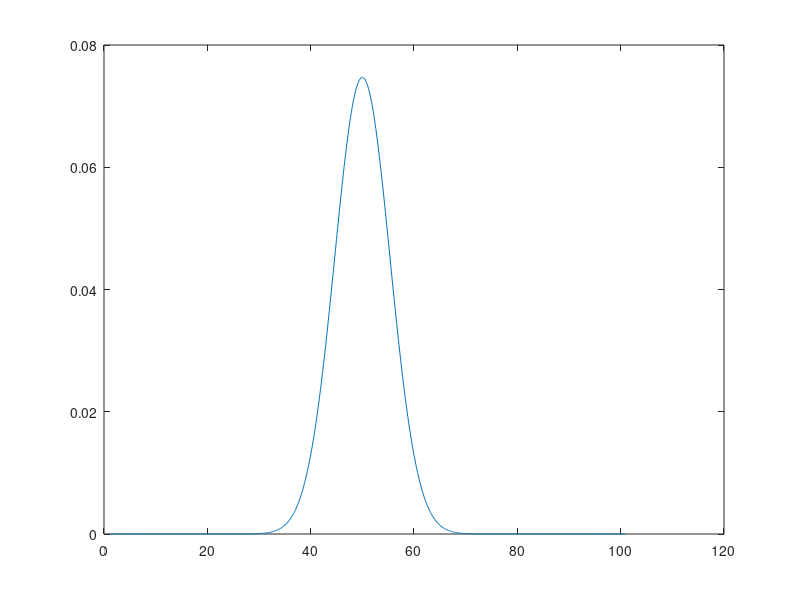

The MATLAB source for this figure: (Note: this script raises an error after producing the figure.)

clear all

init = [48 50.7 52 46 49 51 50 53.3];
fam =  [49 50.7 48 50.7 45.7 52.7 49.7 49 52 47.3];
bier = [51 51 48 48 42 52 46 48.8 44.8 48.3];
total = [init fam bier];
B = unique(total);

x = [1:0.1:101-0.1];

figure(1)
mu = mean(init);
vari = var(init);
fi = (1/sqrt(2*pi*vari^2))*exp(-(((x-mu).^2)/(2*vari^2)));
ci = cdf('Normal',x,mu,sqrt(vari));
plot(x,fi)
hold on
histogram(init, 8,'Normalization','probability')
xlabel('mean [\mu]')
grid on
legend('Initail','Location','northeast')
set(gca,'fontsize',12)

figure(2)
mu = mean(fam);
vari = var(fam);
ff = (1/sqrt(2*pi*vari^2))*exp(-(((x-mu).^2)/(2*vari^2)));
cf = cdf('Normal',x,mu,sqrt(vari));
plot(x,ff)
hold on
histogram(fam, 9,'Normalization','probability')
xlabel('mean [\mu]')
ylabel('Probability')
grid on
legend('Familiarisation of BIER','Location','northeast')
set(gca,'fontsize',12)

figure(3)
mu = mean(bier);
vari = var(bier);
fb = (1/sqrt(2*pi*vari^2))*exp(-(((x-mu).^2)/(2*vari^2)));
cb = cdf('Normal',x,mu,sqrt(vari));
plot(x,fb)
hold on
histogram(bier, 8,'Normalization','probability')
xlabel('mean [\mu]')
ylabel('Probability')
grid on
legend('BIER','Location','northeast')
set(gca,'fontsize',12)

figure(4)
mu = mean(total);
vari = var(total);
fb = (1/sqrt(2*pi*vari^2))*exp(-(((x-mu).^2)/(2*vari^2)));
ct = cdf('Normal',x,mu,sqrt(vari));
 plot(x,fb)
 hold on
histogram(total, length(B),'Normalization','probability');
 xlabel('mean [\mu]')
 ylabel('Probability')
 grid on
 legend('BIER','Location','northeast')
 set(gca,'fontsize',12)

 %%
 figure(5)
boxplot(total, 'orientation', 'horizontal')
 xlabel('mean [\mu]')
 %ylabel('Probability')
 grid on
 grid minor
 %legend('BIER','Location','northeast')
 set(gca,'fontsize',12)
 

 %%
 corr = ct/10;
 init = [48 50.7 52 46 49 51 50 53.3]*10;
fam =  [49 50.7 48 50.7 45.7 52.7 49.7 49 52 47.3]*10;
bier = [51 51 48 48 42 52 46 48.8 44.8 48.3]*10;
total = [init fam bier];

 
y = zeros(1,1000);
for h =1:1000
    for g=1:length(total)
        if h == total(g)
          y(h) = y(h)+(1/length(total));
        end
    end
end
 
plot(y)
hold on
plot(corr);
sum(y)
sum(corr)

err = immse(y,corr)
